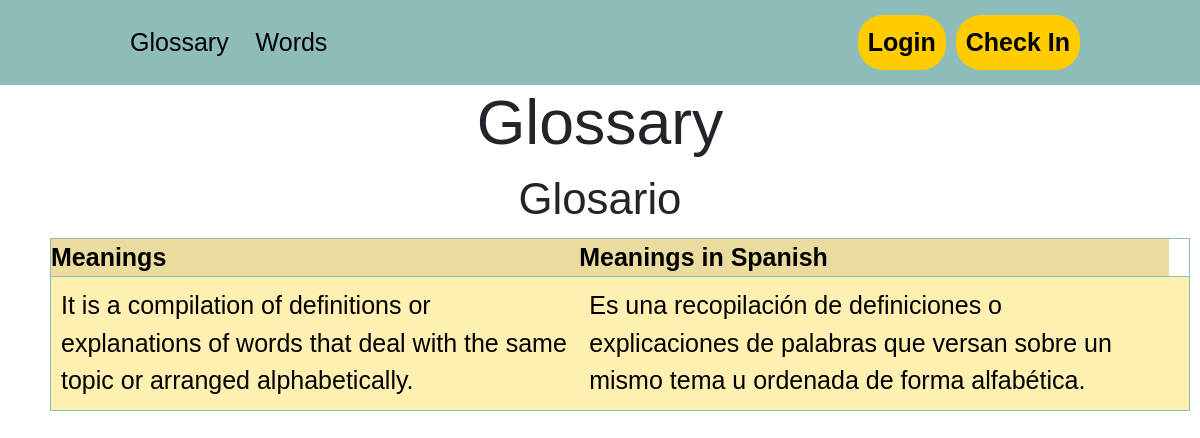
Screenshot of /show_word/10 with the database file from the repository.
### tables this page shows
CREATE TABLE "palabra" (
	"id"	INTEGER NOT NULL,
	"english"	TEXT,
	"spanish"	TEXT,
	"id_usuario"	INTEGER,
	"state"	TEXT,
	PRIMARY KEY("id" AUTOINCREMENT)
);

CREATE TABLE "significado" (
	"id"	INTEGER NOT NULL,
	"english"	TEXT,
	"id_palabra"	INTEGER,
	"spanish"	TEXT,
	PRIMARY KEY("id" AUTOINCREMENT)
);

### app.py (the view)
@app.route("/show_word/<id>")
def show_word(id):
    db = DBAccess("database/glosario.db")
    word= db.view_word(int(id))
    meanings= db.view_meaning(int(id))
    return render_template("show_word.html", word= word, meanings= meanings)

### model/DBAccess.py (called while the page is built)
    def view_word(self, id):
        sql= f"SELECT * FROM palabra WHERE id= {id}"
        self.cursor.execute(sql)
        self.con.commit()
        return self.cursor.fetchone()

    def view_meaning(self, id_palabra):
        sql= f"SELECT * FROM significado WHERE id_palabra= {id_palabra}"
        self.cursor.execute(sql)
        self.con.commit()
        return self.cursor.fetchall()

### templates/show_word.html (shortened to what this page needs)
{% extends "layout.html" %}
{% block contenido %}
<body>
      <h1 class="title_show">{{word[1]}}</h1>
      <h3 class="title_show">{{word[2]}}</h3>
      <table class="table_show_word" border>
            <thead>
                  <tr>
                        <th>Meanings</th>
                        <th>Meanings in Spanish</th>
                  </tr>
            </thead>
            <tbody>
                  {% for meaning in meanings %}
                  <tr>
                        <td>{{meaning[1]}}</td>
                        <td>{{meaning[3]}}</td>
                        <td>
                              <br>
                        </td>
                  </tr>
                  {% endfor %}
            </tbody>
      </table>
</body>
{% endblock %}

### templates/layout.html (shortened to what this page needs)
<!DOCTYPE html>
<html lang="en">
<head>
    <link rel="stylesheet" href="https://www.dafont.com/es/spicy-potatos.font">
    <link rel="stylesheet" href="{{ url_for('static', filename='style.css') }}">
    <link href="https://cdn.jsdelivr.net/npm/bootstrap@5.2.3/dist/css/bootstrap.min.css" rel="stylesheet"
>
    <link href='https://unpkg.com/boxicons@2.1.4/css/boxicons.min.css' rel='stylesheet'>
    <link rel="stylesheet" href="{{ url_for('static', filename='script.js') }}">
   <link rel="stylesheet" href="https://cdnjs.cloudflare.com/ajax/libs/font-awesome/6.4.2/css/all.min.css" />
</head>
<body>
<header class="header">
    <nav>
        <ul class="nav-links">
            <li><a href="/">Glossary</a></li>
            {% if 'logueado' in session %}
                {% if session['id_rol'] == 1 %}
                    <li><a href="/my_words">Pending Words</a></li>
                    <li><a href="/my_words_confirm">Confirmeds Words</a></li>
                {% elif session['id_rol'] == 2 %}
                    <li><a href="/my_words">Words</a></li>
                {% endif %}
                {% if 'logueado' in session %}
                    <li><a href="/new_word">New Word</a></li>
                {% endif %}
            {% else %}
                <li><a href="/my_words">Words</a></li>
            {% endif %}
        </ul>
    </nav>
    <div class="btns-container">
        {% if 'logueado' in session %}
            {% if session['id_rol'] == 1 %}
                <p >Teacher</p>
            {% elif session['id_rol'] == 2 %}
                <p>Student</p>
            {% endif %}
             <a href="/logout" class="btn_Logout"><button>Logout</button></a>
        {% else %}
            <a href="/login" class="btn_Login"><button>Login</button></a>
            <a href="/new_user" class="btn_check_in"><button>Check In</button></a>
        {% endif %}
    </div>
</header>
</body>
 {% block contenido %}
 {% endblock %}
</html>

### static/style.css (style rules this page uses)
* { margin: 0; padding: 0; box-sizing:0; font-family: 'Spicy Potatos', sans-serif; font-size: 25px; }
.header { background-color: #8EBCB8; display: flex; justify-content: space-between; align-items: center; height: 85px; padding: 5px 10%; }
.header .nav-links { list-style: none; margin: 0; padding: 0; }
.header .nav-links li { display: inline-block; padding: 10px; transition: all 0.3s ease 0s; }
.header .nav-links a { font-size: 700; color: #000000; text-decoration: none; transition: all 0.3s ease 0s; }
.header .btns-container { display: flex; align-items: center; }
.header .btn_Login button, .header .btn_check_in button, .header .btn_Logout button { font-weight: 700; color: #000000; padding: 9px 10px; background: #FFCC00; border: none; border-radius: 25px; cursor: pointer; margin-left: 10px; transition: all 0.3s ease 0s; }
::placeholder { color: #000000; font-size: 25px; }
.title_show { text-align: center; }
.table_show_word { border-collapse: collapse; width: 95%; margin: 0px 50px; margin-top: 10px; }
.table_show_word tbody td { padding: 10px; }
.table_show_word tr { transition: all 0.3s ease 0s; }
.table_show_word thead { background-color: #EBDB9F; color: #000000; border: 1px solid #8EBCB8; }
.table_show_word tbody { background-color: #FFEFB0; color: #000000; border: 1px solid #8EBCB8; }

### rows the page displays
palabra: english "Glossary", spanish "Glosario"
significado: english "It is a compilation of definitions or explanations of words that deal with the same topic or arranged alphabetically.", spanish "Es una recopilación de definiciones o explicaciones de palabras que versan sobre un mismo tema u ordenada de forma alfabética."
